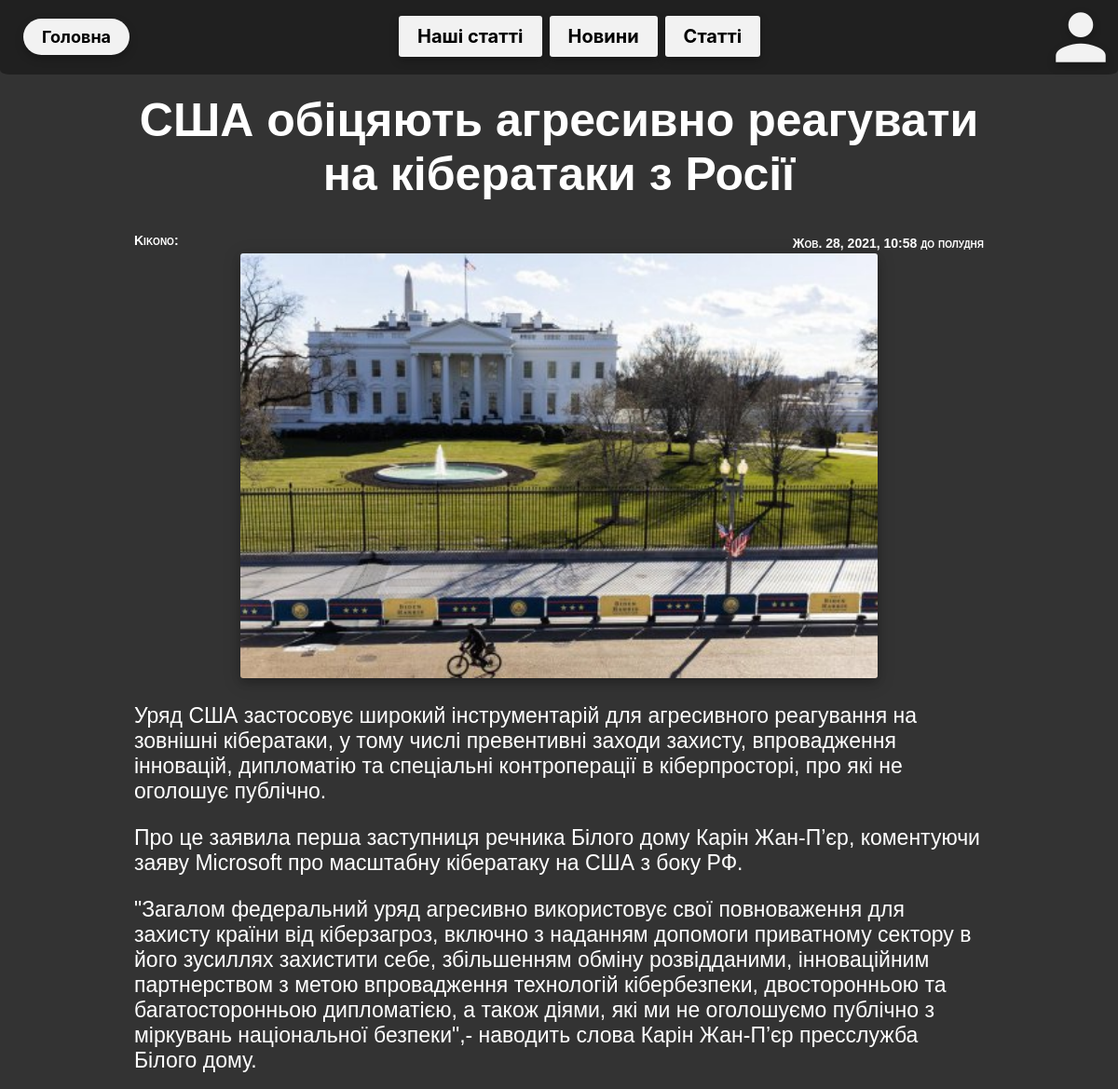
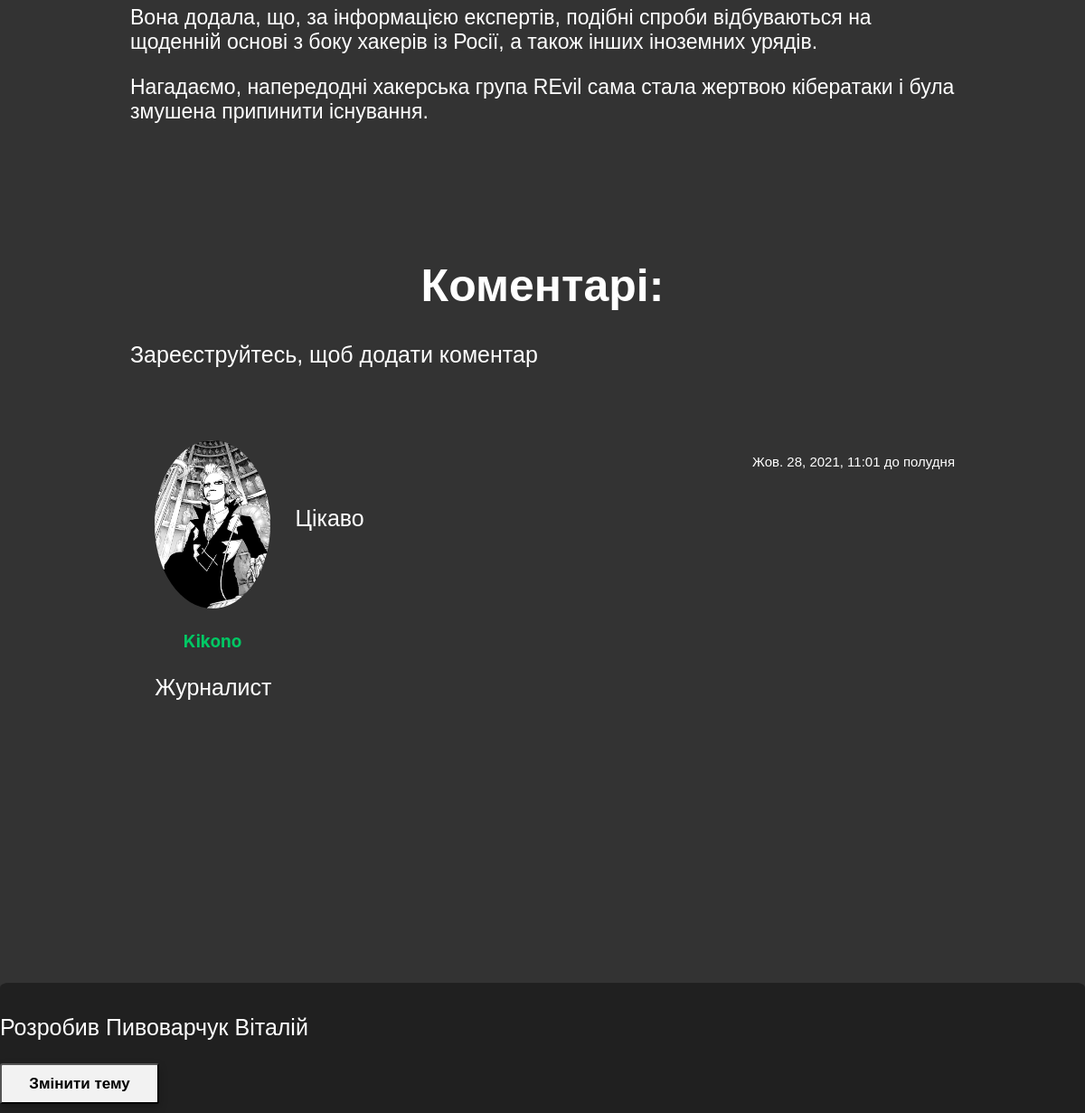
The app's page /news/11/ with its own data (2 pictures, top to bottom).
### blog/models.py (models this page shows, shortened)
class News(models.Model):
    image = models.ImageField(
        upload_to='news/image/',
        height_field=None,
        width_field=None,
        max_length=100
    )
    title = models.CharField(max_length=1000)
    text = models.TextField()
    create_date = models.DateTimeField(default=timezone.now)
    pyblished_date = models.DateTimeField(null=True, blank=True)
    active = models.BooleanField(default=True)
    author = models.CharField(max_length=100, default="Anonimus")

class NewsComment(models.Model):
    news = models.ForeignKey(
        News, related_name='comments', on_delete=models.CASCADE
    )
    image = models.CharField(max_length=300, default="none")
    name = models.CharField(max_length=100)
    userid = models.CharField(max_length=1000, default=3)
    role = models.CharField(max_length=100, default="Користувач")
    body = models.TextField()
    created = models.DateTimeField(default=timezone.now)
    active = models.BooleanField(default=True)
    class Meta:
        ordering = ('created',)

### blog/views.py (the view)
# urls.py: path('news/<int:news_id>/',views.show_one_news,  name='one_news'),
def show_one_news(request, news_id):
    islogin, style_file = get_info(request)
    res = get_object_or_404(News, pk=news_id)
    news_text = res.text.split("\r\n")
    user = request.user.username
    comments = res.comments.filter(active=True)
    if request.method == 'POST':
        comment_form = NewsCommentForm(data=request.POST)
        if comment_form.is_valid():
            new_comment = comment_form.save(commit=False)
            new_comment.name = request.user.username
            new_comment.role = request.user.profile.role
            new_comment.image = request.user.profile.user_image.url
            new_comment.userid = request.user.pk
            new_comment.news = res
            new_comment.save()
            return redirect(f"/news/{news_id}/")
    else:
        comment_form = NewsCommentForm()
    context = {
        'news': res,
        'islogin': islogin,
        'news_text': news_text,
        'user': user,
        'comments': comments,
        'comment_form': comment_form,
        'style_file': style_file
    }
    return render(request, 'news/one_news_page.html', context)

### blog/views.py (called while the page is built)
def get_style(request):
    if('theme' in request.COOKIES):
        file = request.COOKIES['theme']
    else:
        file = 'css/dark_theme.css'
    return(file)

def get_info(request):
    islogin = request.user.is_authenticated
    style_file = get_style(request)
    return(islogin, style_file)

### blog/templates/news/one_news_page.html (shortened to what this page needs)
{% load static %}
<!DOCTYPE html>
<html>
<head>
	{% include 'parts_of_page/pages_head.html' %}
</head>
<body>
	{% include 'parts_of_page/header.html' %}
	<main>
			<div class = "news" id="news">
				<h1 class="title">{{news.title}}</h1>
				<p class="date">{{news.create_date}}</p>
				<p class="author">{{news.author}}:</p>
				{% if news.image %}
					<div class="img_div">
						<img src="{{ news.image.url }}" width="100%">
					</div>
				{% else %}
					<h2>Немає зображення</h2>
				{% endif %}
				<div class = "news_text">
					{% for text in news_text %}
						<p>{{text}}</p>
					{% endfor %}
				</div>
			</div>
			<div class="comments_block">
				<h1 class="title">Коментарі:</h1>
				{% if islogin %}
					<div class="add_comment">
						<p>Написати коментар:</p>
						<form class="add_something" method="post">
							{% csrf_token %}
							<p>{{ comment_form.body }}</p>
							<button type="submit" class="button" style="float: right;">Додати</button>
						</form>
					</div>
				{% else %}
					<p>Зареєструйтесь, щоб додати коментар</p>
				{% endif %}
				<div class="comment_list">
					{% for comment in comments %}
						<div class="comment" id="comment">
							<div class="info">
								<a href="{%url 'another_profile' user_id=comment.userid%}"><div class="image_div"><img src="{{comment.image}}" width="100%"></div></a>
									{% if 'Журналист' in comment.role %}
										<p style="; text-align: center; font-size: 20px;"><a href="{%url 'another_profile' user_id=comment.userid%}" class="username" style="color: rgb(0, 200, 100)">  {{ comment.name }} </a></p>
									{% elif style_file == 'css/light1.css' or style_file == 'css/purple_gold.css' %}
										<p style="; text-align: center; font-size: 20px;"><a href="{%url 'another_profile' user_id=comment.userid%}" class="username" style="color: black">  {{ comment.name }} </a></p>
									{% else %}
										<p style="; text-align: center; font-size: 20px;"><a href="{%url 'another_profile' user_id=comment.userid%}" class="username" style="color: black; ">  {{ comment.name }} </a></p>
									{% endif %}
								<p class="role"> {{ comment.role }} </p>
							</div>
							<p class="created"> {{ comment.created }} </p>
							<div class="text">
								<p>{{ comment.body }}</p>
							</div>
						</div>
					{% empty %}
						<p>Немає ні одного коментаря</p>
					{% endfor %}
				</div>
			</div>
		</main>
	{% include 'parts_of_page/footer.html' %}
</body>
</html>

### blog/static/css/test22.css (style rules this page uses)
body, html { margin: 0 0 0 0; width: 100%; height: 100%; min-height: 700px; background-color: white; color: black; }
p { font-family:'Trebuchet MS', 'Lucida Sans Unicode', 'Lucida Grande', 'Lucida Sans', Arial, sans-serif; font-size: 25px; text-align: left; }
h1 { font-family: Verdana, Geneva, Tahoma, sans-serif; font-weight: 800; font-size: 50px; text-align: center; }
img { border-radius: 5px; }
main { margin-top: 100px; margin-bottom: 100px; margin-left: auto; margin-right: auto; width: 80%; min-height: 600px; }
.news { width: 95%; height: auto; margin-left: auto; margin-right: auto; margin-bottom: 20px; }
.news img { border-radius: 3px; box-shadow: 0 4px 10px 0 rgba(0,0,0,.2), 0 4px 20px 0 rgba(0,0,0,.19); }
.news .date { font-family: sans-serif; float: right; margin-top: 3px; margin-bottom: 3px; font-size: 14px; font-variant: small-caps; font-weight: bold; }
.news .author { font-family: sans-serif; margin-top: 3px; margin-bottom: 3px; font-size: 14px; font-variant: small-caps; font-weight: bold; }
.news_text { width: 100%; margin-top: 20px; }
.news_text p { font-size:23px; }
.news .img_div { margin-right: auto; margin-left: auto; width: 75%; }
a { font-family: -apple-system,BlinkMacSystemFont,"Segoe UI",Roboto,Oxygen-Sans,Ubuntu,Cantarell,"Helvetica Neue",sans-serif; color: #039be5; text-decoration: none; -webkit-tap-highlight-color: transparent; font-size: 19px; font-weight: bold; }
.comments_block { margin-top: 150px; height: auto; width: 95%; margin-left: auto; margin-right: auto; }
.comments_block .comment_list { margin-top: 80px; }
.comments_block .comment { height:auto; min-height:500px; }
.comments_block .text { width: 80%; height: auto; float: right; }
.comments_block .comment .info { width: 20%; float: left; }
.comments_block .comment .info .image_div { width: 70%; height: auto; margin-left: auto; margin-right: auto; }
.comments_block .comment .info .image_div img { border-radius: 50%; }
.comments_block .username { width: 70%; text-align: center; margin-left: auto; margin-right: auto; }
.comments_block .role { width: 70%; text-align: center; margin-left: auto; margin-right: auto; }
.comments_block .created { float: right; margin-left: auto; font-size: 15px; }

### blog/static/css/dark_theme.css (style rules this page uses)
body, html { color: white; background-color: #333; }
h1 { color: white; }
img { border-radius: 5px; }

### records on screen
News: title "США обіцяють агресивно реагувати на кібератаки з Росії", create_date "Жов. 28, 2021, 10:58 до полудня", author "Kikono", image (picture)
NewsComment: image (picture), name "Kikono", role "Журналист", created "Жов. 28, 2021, 11:01 до полудня", body "Цікаво"

### other values on screen
{{ text }} "Про це заявила перша заступниця речника Білого дому Карін Жан-П’єр, коментуючи заяву Microsoft про масштабну кібератаку на США з боку РФ." "Вона додала, що, за інформацією експертів, подібні спроби відбуваються на щоденній основі з боку хакерів із Росії, а також інших іноземних урядів." "Нагадаємо, напередодні хакерська група REvil сама стала жертвою кібератаки і була змушена припинити існування."
